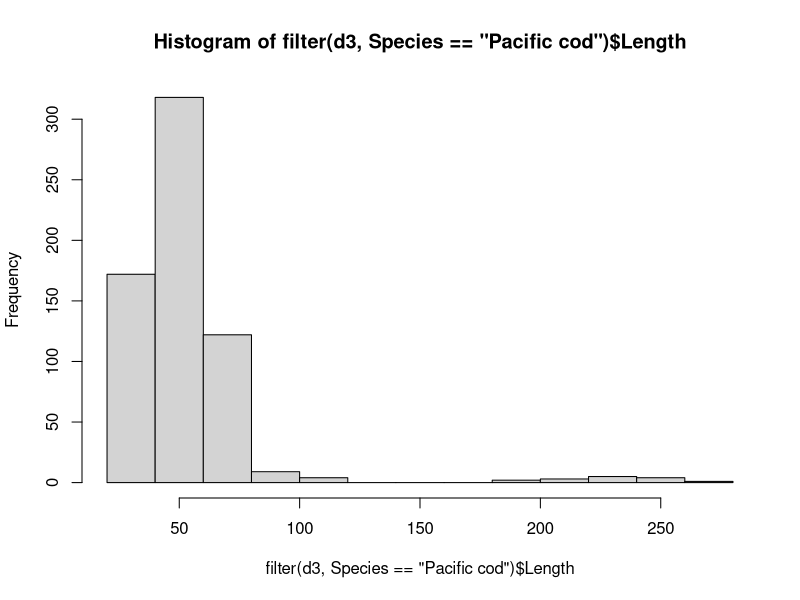

Source code (R): (Note: this script raises an error after producing the figure.)
# add 2021 data to models of cod and pollock abundance

# updated at the end of the script to update with 2022 data
# updated at the end of the script to update with 2023 data
library(tidyverse)

# load cod/pollock data for 2006-2020
d1 <- read.csv("./data/cpue.data.csv")
head(d1)

# load 2021 cpue data
d2 <- read.csv("./data/cpue_2021.csv")
head(d2)
str(d2)

# change years that were incorrectly entered as 2020 - enter as 2021
d2$year <- 2021

# change date to julian
d2$julian <- lubridate::yday(as.POSIXct(paste(d2$year, d2$month, d2$day, sep = "-")))

# examine spp. names 
unique(d2$species)

# total fish caught
sum(d2$CPUE)


# need to remove age-1 cod
d3 <- read.csv("./data/length_2021.csv")
head(d3)
unique(d3$Species)
hist(filter(d3, Species == "Pacific cod")$Length)

# clear break with age 1 >> 150mm

age.1 <- d3 %>%
  filter(Species == "Pacific cod", Length > 150) %>%
  group_by(Site) %>%
  summarize(cod.age.1 = n())
age.1

# clean up names to match d1
names(d2)[5:6] <- c("site", "bay")

# restrict d2 to cod and pollock
d2 <- d2 %>%
  filter(species %in% c("Pacific cod", "walleye pollock")) %>%
  select(Station, year, bay, site, julian, species, CPUE) %>%
  pivot_wider(names_from = species, values_from = CPUE)

# remove age-1 cod
names(age.1)[1] <- "site"

unique(d2$site)
unique(age.1$site)

d2 <- left_join(d2, age.1)

# replace NAs with 0
change <- is.na(d2)
d2[change] <- 0

# clean up again
d2 <- d2 %>%
  mutate(cod.age.0 = `Pacific cod` - cod.age.1) %>%
  mutate(pollock.age.0 = `walleye pollock`) %>%
  select(-`Pacific cod`, -cod.age.1, -`walleye pollock`, -year, -julian, -bay, -site)

# now we need to join to site data to account for sets with no cod or pollock caught
d4 <- read.csv("./data/site_2021.csv")

# change years that were incorrectly entered as 2020 - enter as 2021
d4$year <- 2021

# change date to julian
d4$julian <- lubridate::yday(as.POSIXct(paste(d4$year, d4$month, d4$day, sep = "-")))

# clean up 
d4 <- d4 %>%
  filter(use.for.CPUE == "yes") %>%
  select(Station, year, Bay, Site, julian) %>%
  mutate(Station = as.integer(as.character(Station)))

d4 <- left_join(d4, d2)

# replace NA with 0
change <- is.na(d4)
d4[change] <- 0

# finally, clean up d1/d4 and combine
d1 <- d1 %>%
  select(-temperature)

d4 <- d4 %>%
  select(-Station)

names(d4)[2:3] <- c("bay", "site")

dat <- rbind(d1, d4)

# hot dog

## add 2021 Cooks / Anton's data------------------------------------------------
d5 <- read.csv("./data/Kodiak gadid CPUE 2006-2021.csv")

head(d5)

# clean up to combine with dat
# change to julian day
d5$julian <- lubridate::yday(as.POSIXct(d5$Date, format = "%m/%d/%Y"))

d5 <- d5 %>% 
  filter(Year == 2021) %>%
  select(Year, Region, Site.Name, julian, Pacific.cod, Pollock)

# reset names
names(d5) <- names(dat)

# check for uniform names
unique(d5$bay)
unique(dat$bay)


check.sites <- data.frame(dat = c(str_sort(site.dat), NA),
                          d5 = str_sort(site.d5))

# aha! d5 has "Middle cove" and "Middle Cove"
change <- d5$site == "Middle cove"
d5$site[change] <- "Middle Cove"

# check that worked
site.dat <- unique(filter(dat, bay %in% c("Cook Bay", "Anton Larson Bay"))$site)
site.d5 <-  unique(d5$site)
check.sites <- data.frame(dat = str_sort(site.dat),
                          d5 = str_sort(site.d5))
check.sites

# hot dog

# combine
dat <- rbind(dat, d5)

# check
g <- ggplot(dat) +
  aes(x = year, y = cod.age.0, color = site) +
  geom_point() +
  facet_wrap( ~ bay) +
  theme(legend.position = "none")
print(g)

# some messy names

# first, remove Caton Harbor and NE Harbor (Sanak)
dat <- dat %>%
  filter(bay != "Caton Harbor", bay != "NE Harbor")

# clean up names!

change <- dat$bay == "Cook Bay"
dat$bay[change] <- "Cook"

change <- dat$bay == "Anton Larson Bay"
dat$bay[change] <- "Anton Larson"

# see what's going on with Agripina
unique(dat$bay) # the famous trailing space!

change <- dat$bay == "Agripina "
dat$bay[change] <- "Agripina"

change <- dat$bay == "Japanese Bay"
dat$bay[change] <- "Japanese"

change <- dat$bay == "Kaiugnak Bay"
dat$bay[change] <- "Kaiugnak"

change <- dat$bay == "Pt Wrangell"
dat$bay[change] <- "Port Wrangell"

change <- dat$bay == "Rodmans Reach"
dat$bay[change] <- "Rodman Reach"

# check again
g <- ggplot(dat) +
  aes(x = year, y = cod.age.0, color = site) +
  geom_point() +
  facet_wrap( ~ bay) +
  theme(legend.position = "none")
print(g)

# bays are good - now check sites
str_sort(unique(dat$site))

# looks like some repeat Rodman Reach names
View(filter(dat, bay == "Rodman Reach"))
# yes - the site names are different in 2021

change <- dat$site == "Rod-1"
dat$site[change] <- "RR-1"

change <- dat$site == "Rod-2"
dat$site[change] <- "RR-2"

change <- dat$site == "Rod-4"
dat$site[change] <- "RR-4"

change <- dat$site == "Rod-5"
dat$site[change] <- "RR-5"

change <- dat$site == "Rod-6"
dat$site[change] <- "RR-6"

# check again
str_sort(unique(dat$site))

filter(dat, site == "Rod-1")

### add 2022 data ----------------------------

# load 2022 wGOA cpue data
d6 <- read.csv("./data/cpue2022.csv")

# change date to julian
d6$julian <- lubridate::yday(as.POSIXct(paste(d6$year, d6$month, d6$day, sep = "-")))

# examine spp. names 
unique(d6$species)

# need to check for age-1 cod
d7 <- read.csv("./data/length2022.csv")
head(d7)
unique(d7$species)
hist(filter(d7, species == "Pacific cod")$length)
# none!

hist(filter(d7, species == "walleye pollock")$length)
# one - need to remove anything < 100 mm

age.1 <- d7 %>%
  filter(species == "walleye pollock", length > 100) %>%
  group_by(Site) %>%
  summarize(pollock.age.1 = n())
age.1

# clean up names to match d1
names(d6)[6:7] <- c("site", "bay")

# restrict d6 to cod and pollock
d6 <- d6 %>%
  filter(species %in% c("Pacific cod", "walleye pollock")) %>%
  select(Station, year, bay, site, julian, species, CPUE) %>%
  pivot_wider(names_from = species, values_from = CPUE)

# remove age-1 pollock
names(age.1)[1] <- "site"

unique(d6$site)
unique(age.1$site)

d6 <- left_join(d6, age.1)

# replace NAs with 0
change <- is.na(d6)
d6[change] <- 0

# clean up again
d6 <- d6 %>%
  mutate(cod.age.0 = `Pacific cod`) %>%
  mutate(pollock.age.0 = `walleye pollock` - pollock.age.1) %>%
  select(-`Pacific cod`, -pollock.age.1, -`walleye pollock`, -year, -julian, -bay, -site)

# now we need to join to site data to account for sets with no cod or pollock caught
d8 <- read.csv("./data/site2022.csv")


# change date to julian
d8$julian <- lubridate::yday(as.POSIXct(d8$Date, format = "%m/%d/%Y"))

# clean up 
d8 <- d8 %>%
  mutate(year = 2022) %>%
  filter(use.for.CPUE == "yes") %>%
  select(Station, year, Bay, Site, julian) %>%
  mutate(Station = as.integer(as.character(Station)))

d8 <- left_join(d8, d6)

# replace NA with 0
change <- is.na(d8)
d8[change] <- 0

# remove Chief Cove and May samples
d8 <- d8 %>%
  filter(Bay != "Chief Cove",
         julian > 151)

# clean up 
d8 <- d8 %>%
  select(-Station)

names(d8)[2:3] <- c("bay", "site")

dat <- rbind(dat, d8)

## add 2022 Cook / Anton's data-------------------
d9 <- read.csv("./data/Kodiak 2022 seine data - gadid and salmonid.csv")

head(d9)

# clean up to combine with dat
# change to julian day
d9$julian <- lubridate::yday(as.POSIXct(d9$Date, format = "%m/%d/%Y"))

d9 <- d9 %>%
  arrange(desc(X.1..Pacific.cod))
head(d9)

d9 <- d9 %>% 
  filter(Year == 2022) %>%
  select(Year, Region, Site.Name, julian, X..Pacific.cod, X..Pollock) %>%
  rename(Pacific.cod = X..Pacific.cod,
         Pollock = X..Pollock)

# reset names
names(d9) <- names(dat)

unique(d9$bay)
unique(dat$bay)

change <- d9$bay == "Cook Bay"
d9$bay[change] <- "Cook"


change <- d9$bay == "Anton Larson Bay"
d9$bay[change] <- "Anton Larsen"

# change Anton Larsen spelling in dat
change <- dat$bay == "Anton Larson"
dat$bay[change] <- "Anton Larsen"


unique(d9$site)
unique(dat$site)

change <- d9$site == "laminaria #2"
d9$site[change] <- "Laminaria #2"

change <- d9$site == "Middle cove"
d9$site[change] <- "Middle Cove"

change <- dat$site == "Mitro-1"
dat$site[change] <- "Mit-1"

change <- dat$site == "Mitro-2"
dat$site[change] <- "Mit-2"

change <- dat$site == "Mitro-3"
dat$site[change] <- "Mit-3"

change <- dat$site == "Mitro-4"
dat$site[change] <- "Mit-4"

change <- dat$site == "Mitro-5"
dat$site[change] <- "Mit-5"

change <- dat$site == "Mitro-6"
dat$site[change] <- "Mit-6"

change <- dat$bay == "Kiluida"
dat$bay[change] <- "Kiliuda"

change <- dat$bay == "Pt Wrangell"
dat$bay[change] <- "Port Wrangell"

# check that worked
site.dat <- unique(filter(dat, bay %in% c("Cook", "Anton Larsen"))$site)
site.d9 <-  unique(d9$site)
check.sites <- data.frame(dat = str_sort(site.dat),
                          d9 = str_sort(site.d9))

# combine
dat <- rbind(dat, d9)

# check
g <- ggplot(dat) +
  aes(x = year, y = cod.age.0, color = site) +
  geom_point() +
  facet_wrap( ~ bay) +
  theme(legend.position = "none")
print(g)

### add 2023 data ----------------------------

# load 2023 wGOA cpue data
d10 <- read.csv("./data/cpue2023.csv")

# change date to julian
d10$julian <- lubridate::yday(as.POSIXct(d10$date, format = "%m/%d/%Y"))

# examine spp. names 
unique(d10$species)

# need to check for age-1 cod
d11 <- read.csv("./data/length2023.csv")
head(d11)
unique(d11$species)
hist(filter(d11, species == "Pacific cod")$length)

# clear break with age 1 >= 139mm
#now isolate age-1

age.1 <- d11 %>%
  filter(species == "Pacific cod", length > 120) %>%
  group_by(Site) %>%
  summarize(cod.age.1 = n())
age.1

# clean up column names to match d1
names(d11)[3:4] <- c("site", "bay")

# restrict cpue file, d10, to cod and pollock
d10 <- d10 %>%
  filter(species %in% c("Pacific cod", "walleye pollock")) %>%
  select(Station, year, Bay, Site, julian, species, CPUE) %>%
  pivot_wider(names_from = species, values_from = CPUE)

# remove age-1 cod
names(age.1)[1] <- "Site"

unique(d10$Site)
unique(age.1$Site)

d10 <- left_join(d10, age.1)

# replace NAs with 0
change <- is.na(d10)
d10[change] <- 0

##check if age-1 pollock
hist(filter(d11, species == "walleye pollock")$length)

#need to remove pollock > 100mm
#first isolate age-1 pollock

age.1p <- d11 %>%
  filter(species == "walleye pollock", length > 100) %>%
  group_by(site) %>%
  summarize(pollock.age.1 = n())
age.1p

# remove age-1 pollock
names(age.1p)[1] <- "Site"

unique(d10$Site)
unique(age.1p$Site)

d10 <- left_join(d10, age.1p)

# replace NAs with 0
change <- is.na(d10)
d10[change] <- 0


# remove age-1 pollock
names(age.1p)[1] <- "Site"

unique(d10$Site)
unique(age.1p$Site)

d10 <- left_join(d10, age.1p)

# replace NAs with 0
change <- is.na(d10)
d10[change] <- 0

# clean up again
d10 <- d10 %>%
  mutate(cod.age.0 = `Pacific cod` - age.1) %>%
  mutate(pollock.age.0 = `walleye pollock` - age.1p) %>%
  select(-`cod.age.0`, -`pollock.age.0`, -year, -julian, -Bay, -Site)

###stop
####run everything again from 2023 then pick it up here.

# now we need to join to site data to account for sets with no cod or pollock caught
d8 <- read.csv("./data/site2022.csv")


# change date to julian
d8$julian <- lubridate::yday(as.POSIXct(d8$Date, format = "%m/%d/%Y"))

# clean up 
d8 <- d8 %>%
  mutate(year = 2022) %>%
  filter(use.for.CPUE == "yes") %>%
  select(Station, year, Bay, Site, julian) %>%
  mutate(Station = as.integer(as.character(Station)))

d8 <- left_join(d8, d6)

# replace NA with 0
change <- is.na(d8)
d8[change] <- 0

# remove Chief Cove and May samples
d8 <- d8 %>%
  filter(Bay != "Chief Cove",
         julian > 151)

# clean up 
d8 <- d8 %>%
  select(-Station)

names(d8)[2:3] <- c("bay", "site")

dat <- rbind(dat, d8)

## add 2022 Cook / Anton's data-------------------
d9 <- read.csv("./data/Kodiak 2022 seine data - gadid and salmonid.csv")

head(d9)

# clean up to combine with dat
# change to julian day
d9$julian <- lubridate::yday(as.POSIXct(d9$Date, format = "%m/%d/%Y"))

d9 <- d9 %>%
  arrange(desc(X.1..Pacific.cod))
head(d9)

d9 <- d9 %>% 
  filter(Year == 2022) %>%
  select(Year, Region, Site.Name, julian, X..Pacific.cod, X..Pollock) %>%
  rename(Pacific.cod = X..Pacific.cod,
         Pollock = X..Pollock)

# reset names
names(d9) <- names(dat)

unique(d9$bay)
unique(dat$bay)

change <- d9$bay == "Cook Bay"
d9$bay[change] <- "Cook"


change <- d9$bay == "Anton Larson Bay"
d9$bay[change] <- "Anton Larsen"

# change Anton Larsen spelling in dat
change <- dat$bay == "Anton Larson"
dat$bay[change] <- "Anton Larsen"


unique(d9$site)
unique(dat$site)

change <- d9$site == "laminaria #2"
d9$site[change] <- "Laminaria #2"

change <- d9$site == "Middle cove"
d9$site[change] <- "Middle Cove"

change <- dat$site == "Mitro-1"
dat$site[change] <- "Mit-1"

change <- dat$site == "Mitro-2"
dat$site[change] <- "Mit-2"

change <- dat$site == "Mitro-3"
dat$site[change] <- "Mit-3"

change <- dat$site == "Mitro-4"
dat$site[change] <- "Mit-4"

change <- dat$site == "Mitro-5"
dat$site[change] <- "Mit-5"

change <- dat$site == "Mitro-6"
dat$site[change] <- "Mit-6"

change <- dat$bay == "Kiluida"
dat$bay[change] <- "Kiliuda"

change <- dat$bay == "Pt Wrangell"
dat$bay[change] <- "Port Wrangell"

# check that worked
site.dat <- unique(filter(dat, bay %in% c("Cook", "Anton Larsen"))$site)
site.d9 <-  unique(d9$site)
check.sites <- data.frame(dat = str_sort(site.dat),
                          d9 = str_sort(site.d9))

# combine
dat <- rbind(dat, d9)

# check
g <- ggplot(dat) +
  aes(x = year, y = cod.age.0, color = site) +
  geom_point() +
  facet_wrap( ~ bay) +
  theme(legend.position = "none")
print(g)

# save
write.csv(dat, "./data/age.0_cod_pollock_seine_cpue.csv")
